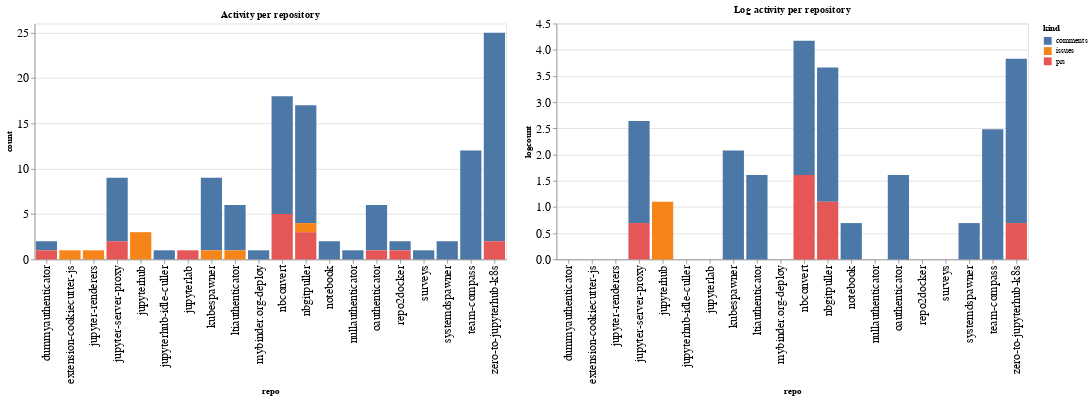

Notebook code for this chart:
### Code cell
ch1 = alt.Chart(repo_summaries, width=600, title="Activity per repository").mark_bar().encode(
    x='repo',
    y='count',
    color='kind',
    tooltip="kind"
)

ch2 = alt.Chart(repo_summaries, width=600, title="Log activity per repository").mark_bar().encode(
    x='repo',
    y='logcount',
    color='kind',
    tooltip="kind"
)

ch1 | ch2

### Figure 1 — Vega-Lite specification as saved in the notebook (floating-point values rounded to 4 significant figures)
{"config": {"axisLeft": {"labelFontSize": 15}, "axisBottom": {"labelFontSize": 15}}, "hconcat": [{"mark": "bar", "encoding": {"color": {"type": "nominal", "field": "kind"}, "tooltip": {"type": "nominal", "field": "kind"}, "x": {"type": "nominal", "field": "repo"}, "y": {"type": "quantitative", "field": "count"}}, "title": "Activity per repository", "width": 600}, {"mark": "bar", "encoding": {"color": {"type": "nominal", "field": "kind"}, "tooltip": {"type": "nominal", "field": "kind"}, "x": {"type": "nominal", "field": "repo"}, "y": {"type": "quantitative", "field": "logcount"}}, "title": "Log activity per repository", "width": 600}], "data": {"name": "data-9a7cc60a7bd7f020d592dcd7fab0f26b"}, "$schema": "https://vega.github.io/schema/vega-lite/v4.8.1.json", "datasets": {"data-9a7cc60a7bd7f020d592dcd7fab0f26b": [{"repo": "dummyauthenticator", "kind": "comments", "count": 1, "logcount": 0.0}, {"repo": "dummyauthenticator", "kind": "prs", "count": 1, "logcount": 0.0}, {"repo": "extension-cookiecutter-js", "kind": "issues", "count": 1, "logcount": 0.0}, {"repo": "jupyter-renderers", "kind": "issues", "count": 1, "logcount": 0.0}, {"repo": "jupyter-server-proxy", "kind": "comments", "count": 7, "logcount": 1.946}, {"repo": "jupyter-server-proxy", "kind": "prs", "count": 2, "logcount": 0.6931}, {"repo": "jupyterhub", "kind": "issues", "count": 3, "logcount": 1.099}, {"repo": "jupyterhub-idle-culler", "kind": "comments", "count": 1, "logcount": 0.0}, {"repo": "jupyterlab", "kind": "prs", "count": 1, "logcount": 0.0}, {"repo": "kubespawner", "kind": "comments", "count": 8, "logcount": 2.079}, {"repo": "kubespawner", "kind": "issues", "count": 1, "logcount": 0.0}, {"repo": "ltiauthenticator", "kind": "comments", "count": 5, "logcount": 1.609}, {"repo": "ltiauthenticator", "kind": "issues", "count": 1, "logcount": 0.0}, {"repo": "mybinder.org-deploy", "kind": "comments", "count": 1, "logcount": 0.0}, {"repo": "nbconvert", "kind": "comments", "count": 13, "logcount": 2.565}, {"repo": "nbconvert", "kind": "prs", "count": 5, "logcount": 1.609}, {"repo": "nbgitpuller", "kind": "comments", "count": 13, "logcount": 2.565}, {"repo": "nbgitpuller", "kind": "issues", "count": 1, "logcount": 0.0}, {"repo": "nbgitpuller", "kind": "prs", "count": 3, "logcount": 1.099}, {"repo": "notebook", "kind": "comments", "count": 2, "logcount": 0.6931}, {"repo": "nullauthenticator", "kind": "comments", "count": 1, "logcount": 0.0}, {"repo": "oauthenticator", "kind": "comments", "count": 5, "logcount": 1.609}, {"repo": "oauthenticator", "kind": "prs", "count": 1, "logcount": 0.0}, {"repo": "repo2docker", "kind": "comments", "count": 1, "logcount": 0.0}, {"repo": "repo2docker", "kind": "prs", "count": 1, "logcount": 0.0}, {"repo": "surveys", "kind": "comments", "count": 1, "logcount": 0.0}, {"repo": "systemdspawner", "kind": "comments", "count": 2, "logcount": 0.6931}, {"repo": "team-compass", "kind": "comments", "count": 12, "logcount": 2.485}, {"repo": "zero-to-jupyterhub-k8s", "kind": "comments", "count": 23, "logcount": 3.135}, {"repo": "zero-to-jupyterhub-k8s", "kind": "prs", "count": 2, "logcount": 0.6931}]}}
